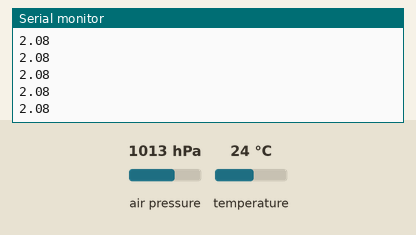
Simulated run of this sketch. Board: Arduino Uno, built with avr-gcc and run on an emulated ATmega328P. Shown: the last lines printed to the serial monitor. The test bench sets the inputs (shaded band); at power-on: air pressure 1013 hPa, temperature 24 °C.

Above: at 1.2 s.
1.3 s: air pressure set to 952 hPa
At 1.9 s:
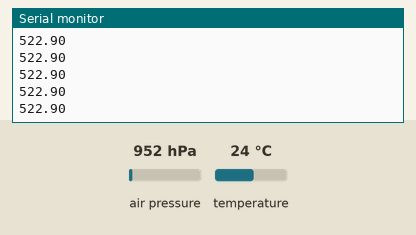
2.8 s: air pressure set to 975 hPa
At 3.7 s:
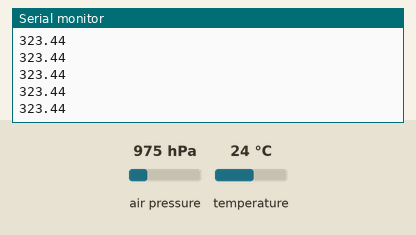
Timing chart, 0 to 5.8 s (numbered marks = the images above; inputs shaded):
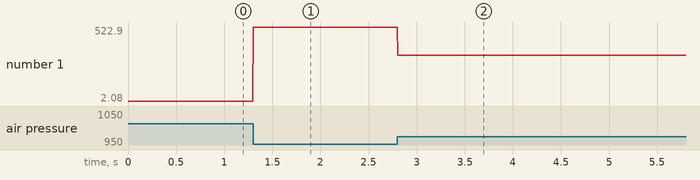

Measured:
- after the input at 1.3 s, the serial monitor: prints a new line at once (image 1)
- after the input at 2.8 s, the serial monitor: prints a new line at once (image 2)
- plotted number 1: 2.08 → 522.9 after the input at 1.3 s, 522.9 → 323.44 after the input at 2.8 s

The sketch:

bmp.ino
```cpp
#include <Adafruit_BMP280.h>

Adafruit_BMP280 bmp;

struct datastore {
  float temp;
  float pres;
  float alti;
};

void setup() {

  Serial.begin(115200);

  bmp.begin();

  bmp.setSampling(Adafruit_BMP280::MODE_NORMAL,     /* Operating Mode. */
    Adafruit_BMP280::SAMPLING_X1,     /* Temp. oversampling 2*/
    Adafruit_BMP280::SAMPLING_X1,    /* Pressure oversampling 16*/
    Adafruit_BMP280::FILTER_X2,      /* Filtering. 16*/
    Adafruit_BMP280::STANDBY_MS_125); /* Standby time. */

}

void loop() {
  struct datastore myData;

  myData.temp = bmp.readTemperature();

  myData.pres = bmp.readPressure();

  myData.alti = bmp.readAltitude(1013.25);

  Serial.println(myData.alti);

}
```
